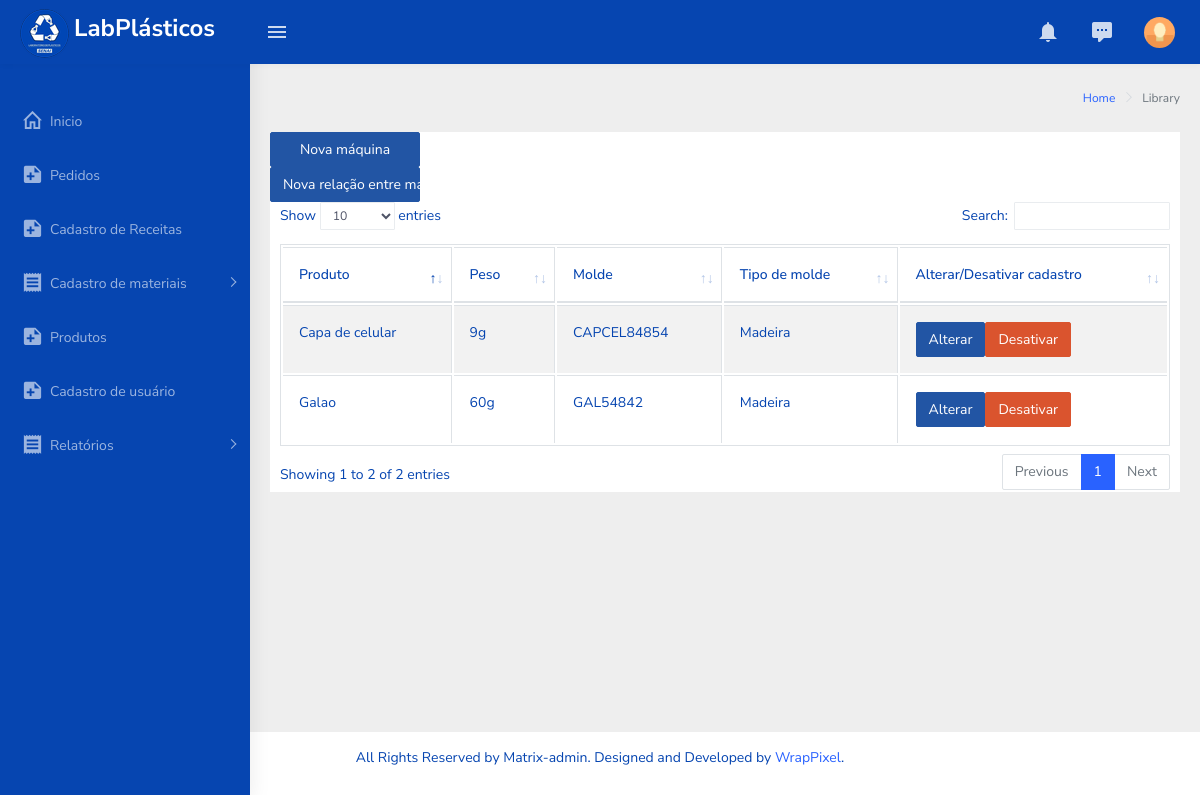
Screenshot of /maquina.php with the database file from the repository.
### tables this page shows
CREATE TABLE `ferramental` (
  `idFerramental` int(11) NOT NULL COMMENT 'PK - chave identificadora de IDs da tabela ferramental',
  `descricao` varchar(80) NOT NULL COMMENT 'Descrição de um ferramental(Nome)',
  `ativo` tinyint(1) NOT NULL COMMENT 'Registra se este item esta ativo',
  `idTiposFerramental` int(11) NOT NULL COMMENT 'FK - chave estrangeira da tabela tipos_ferramental',
  `idProduto` int(11) NOT NULL COMMENT 'FK - chave estrangeira da tabela produtos '
);

CREATE TABLE `produtos` (
  `idProduto` int(11) NOT NULL COMMENT 'PK - chave identificadora da tabela produtos, onde cada id representa um produto feito.',
  `descricao` varchar(80) NOT NULL COMMENT 'descrição do produto feito',
  `peso` int(11) NOT NULL COMMENT 'Grava o peso do produto mais canal ',
  `imagem` varchar(100) DEFAULT NULL COMMENT 'Guarda caminho da imagem do produto',
  `ativo` tinyint(1) NOT NULL COMMENT 'Verifica se este produto esta ativa'
);

CREATE TABLE `tipos_ferramental` (
  `idTiposFerramental` int(11) NOT NULL COMMENT 'PK - chave identificadora das ids dos tipos de moldes das maquinas.',
  `descricao` varchar(50) NOT NULL COMMENT 'Descrição do molde a ser usado(Nome e algumas observações).',
  `ativo` tinyint(1) NOT NULL COMMENT 'Verifica se esta maquina esta ativa'
);

### php/functionProduto.php (the view, shortened to what this page needs)
<?php
    function dataTableProduto(){
        include('connection.php');
        $sql = "SELECT p.idProduto as idP, "
                ." p.descricao as produto, "
                ." p.peso as peso,"
                ." p.imagem as img,"
                ." f.descricao as molde,"
                ." f.idFerramental as idMolde,"
                ." t.idTiposFerramental as idTipo,"
                ." t.descricao as tipo"
                ." FROM ferramental as f"
                ." INNER JOIN produtos as p"
                ." ON p.idProduto = f.idProduto"
                ." LEFT JOIN tipos_ferramental as t"
                ." ON t.idTiposFerramental = f.idTiposFerramental"
                ." where p.ativo = 1;";
        $table = "";
        $result = mysqli_query($conn,$sql);
        if (mysqli_num_rows($result) > 0){
            $array = array();
            while($linha = mysqli_fetch_array($result, MYSQLI_ASSOC )){
                array_push($array,$linha);
            }
            foreach($array as $campo){
                $table .=
                        "<tr align-items='center';>"
                            ."<td>".$campo['produto']."</td>"
                            ."<td>".$campo['peso']."g</td>"
                            ."<td>".$campo['molde']."</td>"
                            ."<td>".$campo['tipo']."</td>"
                            ."<td>"
                                ."<button type='button' class='btn btn-info margin-5' data-toggle='modal' data-target='#EditaModal".$campo['idP']."'>"
                                    ."Alterar"
                                ."</button>"
                                ."<button type='button' class='btn btn-danger margin-5' data-toggle='modal' data-target='#ExcluiModal".$campo['idP']."'>"
                                    ."Desativar"
                                ."</button>"
                            ."</td>"
                            ."<div class='modal fade' id='ExcluiModal".$campo['idP']."' tabindex='-1' role='dialog' aria-labelledby='exampleModalLabel' aria-hidden='true '>"
                                ."<div class='modal-dialog' role='document '>"
                                    ."<div class='modal-content'>"
                                        .'<div class="modal-header">'
                                            .'<h5 class="modal-title" id="exampleModalLabel">Desativar Produto/molde</h5>'
                                            .'<button type="button" class="close" data-dismiss="modal" aria-label="Close">'
                                                .'<span aria-hidden="true ">&times;</span>'
                                            .'</button>'
                                        .'</div>'
                                        .'<div class="modal-body">'
                                            .'<form method="POST" action="php/saveProdutos.php? validacao=DPF&idProduto='.$campo["idP"].'">'
                                                .'<label> Confirmar esta ação? </label>'
                                                .'<div align-items="right">'
                                                    .'<button  type="submit" id="iBtnSalvar" name="nBtnSalvar" class="btn btn-primary"> Confirmar </button>'
                                                .'</div>'
                                            .'</form>'
                                        .'</div>'
                                    .'</div>'
                                .'</div>'
                            .'</div>'
                            ."<div class='modal fade' id='EditaModal".$campo['idP']."' tabindex='-1' role='dialog' aria-labelledby='exampleModalLabel' aria-hidden='true '>"
                                ."<div class='modal-dialog' role='document '>"
                                    ."<div class='modal-content'>"
                                        .'<div class="modal-header">'
                                            .'<h5 class="modal-title" id="exampleModalLabel">Alterar produto e/ou molde</h5>'
                                            .'<button type="button" class="close" data-dismiss="modal" aria-label="Close">'
                                                .'<span aria-hidden="true ">&times;</span>'
                                            .'</button>'
                                        .'</div>'
                                        .'<div class="modal-body">'
                                            .'<form method="POST" class="form-horizontal"  enctype="multipart/form-data" action= "php/saveProdutos.php?validacao=UPF&idProduto='.$campo['idP'].'&idFerramental='.$campo['idMolde'].'">'
                                                .'<div class="card-body">'
                                                    .'<h4 class="card-title">Produto e molde</h4>'
                                                    .'<div class="form-group row">'
                                                        .'<label for="fname" class="col-sm-3 text-right control-label col-form-label">Nome do produto</label>'
                                                        .'<div class="col-sm-9">'
                                                            .'<input type="text" class="form-control" id="iProduto" name= "nProduto" placeholder="Nome do material">'
                                                        .'</div>'
                                                    .'</div> '
                                                    .'<div class="form-group row">'
                                                        .'<label class="col-md-3 m-t-15" style="text-align: right;">Imagem do produto</label>'
                                                        .'<div class="col-md-9">'
                                                            .'<input type="file" class="form-control" id="iImagem" name="nImagem" accept="image/*">'
                                                        .'</div>'
                                                    .'</div>'
                                                    .'<div class="form-group row">'
                                                        .'<label class="col-md-3 m-t-15" style="text-align: right;">Descrição do ferramental</label>'
                                                        .'<div class="col-sm-9">'
                                                            .'<input type="text" class="form-control" id="iMolde" name= "nMolde" placeholder="Nome do material">'
                                                        .'</div>'
                                                    .'</div>'
                                                    .'<div class="form-group row">'
                                                        .'<label class="col-md-3 m-t-15" style="text-align: right;">Peso</label>'
                                                        .'<div class="col-sm-9">'
                                                            .'<input type="number" class="form-control" id="iQtd" name= "nQtd" placeholder="Peso do material em gramas + peso do canal">'
                                                        .'</div>'
                                                    .'</div>'
                                                    .'<div class="form-group row">'
                                                        .'<label class="col-md-3 m-t-15" style="text-align: right;">Tipo de ferramental</label>'
                                                        .'<div class="col-md-9">'
                                                            .'<select id="iTipoFerramental" name="nTipoFerramental" class="select2 form-control custom-select" style="width: 100%; height:36px;">'
                                                                .''.optionTipoFerramental().''
                                                            .'</select>'
                                                        .'</div>'
                                                    .'</div>'
                                                .'</div>    '
                                                .'<div class="border-top">'
                                                    .'<div class="card-body">'
                                                        .'<button type="submit" id="iBtnSalvar" name="nBtnSalvar" class="btn btn-primary">Salvar</button>'
                                                    .'</div>'
                                                .'</div>'
                                            .'</form>'
                                        .'</div>'
                                    .'</div>'
                                .'</div>'
                            .'</div>'
                        ."</tr>";
            }
        }
        return $table;
    }
?>

### rows the page displays
ferramental: idProduto.descricao "Capa de celular", idProduto.peso "9", descricao "CAPCEL84854", idTiposFerramental.descricao "Madeira"
ferramental: idProduto.descricao "Galao", idProduto.peso "60", descricao "GAL54842", idTiposFerramental.descricao "Madeira"
